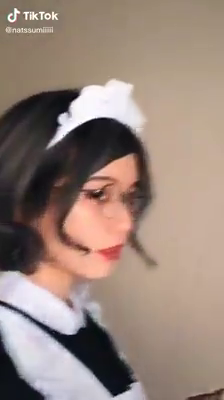
#> input picture frame 45 of OLD/xla/videos/girl.mp4, 224 x 400 px
$ python frame_subtraction.py
#> lines starting #> are read from the running program, lines starting #| are printed output that depends on the picture
import cv2
import numpy as np

INPUT_PATH = '../videos/girl.mp4'

def print_image(img, frame_diff):
    new_img = np.zeros((img.shape[0], 2*img.shape[1], img.shape[2]), np.uint8)

    new_img[:,:img.shape[1], :] = img
    new_img[:, img.shape[1]:, 0] = frame_diff
    new_img[:, img.shape[1]:, 1] = frame_diff
    new_img[:, img.shape[1]:, 2] = frame_diff

    return new_img

def main(video_path):
#> called with video_path = '../videos/girl.mp4'
    cap = cv2.VideoCapture(video_path)
    last_gray = None
    idx = -1
    while True:
        ret, frame = cap.read()
#> frame is the input picture: shape (400, 224, 3); mean B, G, R 122, 132.3, 151.7
        idx += 1
        if not ret:
            print(f'Stopped reading video {video_path}')
            break
        # if cv2.waitKey(20) & 0xFF == ord('q'):
        #     break
        gray = cv2.cvtColor(frame, cv2.COLOR_BGR2GRAY)
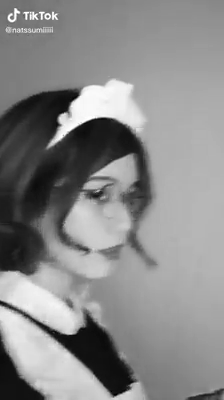
#> gray: shape (400, 224); min 1, max 255, mean 136.9
        cv2.imshow('Original', frame)
        if last_gray is None:
            last_gray = gray
            continue
        diff = cv2.absdiff(gray, last_gray)
        cv2.imshow('Movement', print_image(frame, diff))
        cv2.waitKey(20)
        last_gray = gray
        # print(f'Done image {idx}')

    cv2.destroyAllWindows()
    cap.release()

if __name__ == "__main__":
    main(INPUT_PATH)


$ run again, starting later in the video
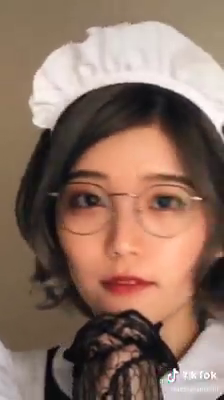
#> input picture frame 203 of OLD/xla/videos/girl.mp4, 224 x 400 px
#> in main, frame is the input picture: shape (400, 224, 3); mean B, G, R 97.7, 112, 139.9
#> in main, `gray = cv2.cvtColor(frame, cv2.COLOR_BGR2GRAY)`:
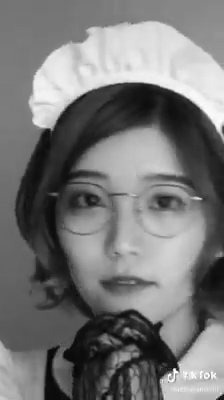
#> gray: shape (400, 224); min 0, max 255, mean 118.7

$ run again, starting later in the video
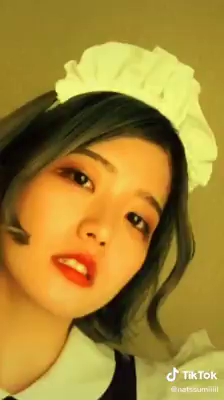
#> input picture frame 361 of OLD/xla/videos/girl.mp4, 224 x 400 px
#> in main, frame is the input picture: shape (400, 224, 3); mean B, G, R 50.1, 132.6, 163.3
#> in main, `gray = cv2.cvtColor(frame, cv2.COLOR_BGR2GRAY)`:
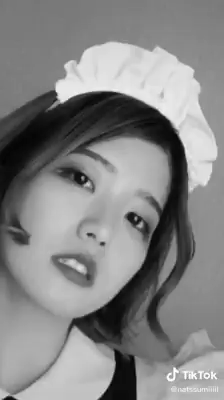
#> gray: shape (400, 224); min 0, max 255, mean 132.3
